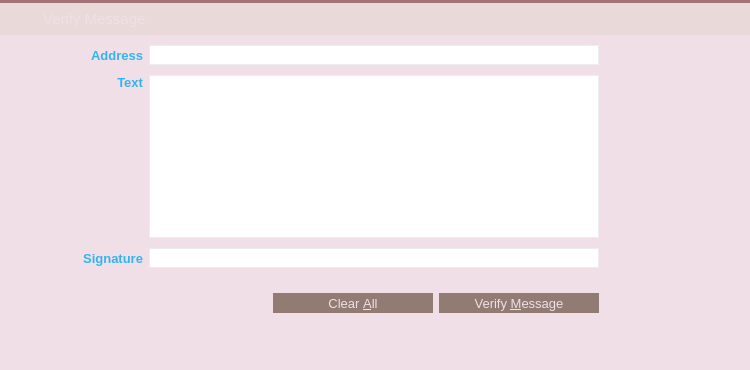
<?xml version="1.0" encoding="UTF-8"?>
<ui version="4.0">
 <class>VerifyMessagePage</class>
 <widget class="QWidget" name="VerifyMessagePage">
  <property name="geometry">
   <rect>
    <x>0</x>
    <y>0</y>
    <width>750</width>
    <height>370</height>
   </rect>
  </property>
  <property name="palette">
   <palette>
    <active>
     <colorrole role="Button">
      <brush brushstyle="SolidPattern">
       <color alpha="255">
        <red>233</red>
        <green>217</green>
        <blue>216</blue>
       </color>
      </brush>
     </colorrole>
     <colorrole role="Base">
      <brush brushstyle="SolidPattern">
       <color alpha="255">
        <red>233</red>
        <green>217</green>
        <blue>216</blue>
       </color>
      </brush>
     </colorrole>
     <colorrole role="Window">
      <brush brushstyle="SolidPattern">
       <color alpha="255">
        <red>233</red>
        <green>217</green>
        <blue>216</blue>
       </color>
      </brush>
     </colorrole>
     <colorrole role="Highlight">
      <brush brushstyle="SolidPattern">
       <color alpha="255">
        <red>235</red>
        <green>235</green>
        <blue>235</blue>
       </color>
      </brush>
     </colorrole>
     <colorrole role="HighlightedText">
      <brush brushstyle="SolidPattern">
       <color alpha="255">
        <red>171</red>
        <green>127</green>
        <blue>130</blue>
       </color>
      </brush>
     </colorrole>
    </active>
    <inactive>
     <colorrole role="Button">
      <brush brushstyle="SolidPattern">
       <color alpha="255">
        <red>233</red>
        <green>217</green>
        <blue>216</blue>
       </color>
      </brush>
     </colorrole>
     <colorrole role="Base">
      <brush brushstyle="SolidPattern">
       <color alpha="255">
        <red>233</red>
        <green>217</green>
        <blue>216</blue>
       </color>
      </brush>
     </colorrole>
     <colorrole role="Window">
      <brush brushstyle="SolidPattern">
       <color alpha="255">
        <red>233</red>
        <green>217</green>
        <blue>216</blue>
       </color>
      </brush>
     </colorrole>
     <colorrole role="Highlight">
      <brush brushstyle="SolidPattern">
       <color alpha="255">
        <red>235</red>
        <green>235</green>
        <blue>235</blue>
       </color>
      </brush>
     </colorrole>
     <colorrole role="HighlightedText">
      <brush brushstyle="SolidPattern">
       <color alpha="255">
        <red>171</red>
        <green>127</green>
        <blue>130</blue>
       </color>
      </brush>
     </colorrole>
    </inactive>
    <disabled>
     <colorrole role="Button">
      <brush brushstyle="SolidPattern">
       <color alpha="255">
        <red>233</red>
        <green>217</green>
        <blue>216</blue>
       </color>
      </brush>
     </colorrole>
     <colorrole role="Base">
      <brush brushstyle="SolidPattern">
       <color alpha="255">
        <red>233</red>
        <green>217</green>
        <blue>216</blue>
       </color>
      </brush>
     </colorrole>
     <colorrole role="Window">
      <brush brushstyle="SolidPattern">
       <color alpha="255">
        <red>233</red>
        <green>217</green>
        <blue>216</blue>
       </color>
      </brush>
     </colorrole>
     <colorrole role="Highlight">
      <brush brushstyle="SolidPattern">
       <color alpha="255">
        <red>240</red>
        <green>240</green>
        <blue>240</blue>
       </color>
      </brush>
     </colorrole>
     <colorrole role="HighlightedText">
      <brush brushstyle="SolidPattern">
       <color alpha="255">
        <red>171</red>
        <green>127</green>
        <blue>130</blue>
       </color>
      </brush>
     </colorrole>
    </disabled>
   </palette>
  </property>
  <property name="windowTitle">
   <string>Form</string>
  </property>
  <property name="styleSheet">
   <string notr="true">QLineEdit {
	border: 1px solid #ededed;
}
</string>
  </property>
  <layout class="QVBoxLayout" name="verticalLayout_3">
   <property name="spacing">
    <number>0</number>
   </property>
   <property name="margin">
    <number>0</number>
   </property>
   <item>
    <widget class="Line" name="lineBeforeAddressBook_3">
     <property name="styleSheet">
      <string notr="true">background-color: #A37276;</string>
     </property>
     <property name="frameShadow">
      <enum>QFrame::Raised</enum>
     </property>
     <property name="lineWidth">
      <number>0</number>
     </property>
     <property name="orientation">
      <enum>Qt::Horizontal</enum>
     </property>
    </widget>
   </item>
   <item>
    <widget class="QWidget" name="wHeader" native="true">
     <property name="minimumSize">
      <size>
       <width>0</width>
       <height>32</height>
      </size>
     </property>
     <property name="maximumSize">
      <size>
       <width>16777215</width>
       <height>32</height>
      </size>
     </property>
     <property name="is_header" stdset="0">
      <bool>true</bool>
     </property>
     <layout class="QHBoxLayout" name="horizontalLayout_20">
      <property name="margin">
       <number>0</number>
      </property>
      <item>
       <spacer name="horizontalSpacer_28">
        <property name="orientation">
         <enum>Qt::Horizontal</enum>
        </property>
        <property name="sizeType">
         <enum>QSizePolicy::Fixed</enum>
        </property>
        <property name="sizeHint" stdset="0">
         <size>
          <width>7</width>
          <height>20</height>
         </size>
        </property>
       </spacer>
      </item>
      <item>
       <widget class="QLabel" name="label_37">
        <property name="sizePolicy">
         <sizepolicy hsizetype="Preferred" vsizetype="Preferred">
          <horstretch>0</horstretch>
          <verstretch>0</verstretch>
         </sizepolicy>
        </property>
        <property name="minimumSize">
         <size>
          <width>30</width>
          <height>30</height>
         </size>
        </property>
        <property name="maximumSize">
         <size>
          <width>30</width>
          <height>30</height>
         </size>
        </property>
        <property name="text">
         <string/>
        </property>
        <property name="pixmap">
         <pixmap resource="../res.qrc">:/res/verify_sign.png</pixmap>
        </property>
       </widget>
      </item>
      <item>
       <widget class="QLabel" name="label_38">
        <property name="font">
         <font>
          <pointsize>11</pointsize>
          <stylestrategy>PreferAntialias</stylestrategy>
         </font>
        </property>
        <property name="styleSheet">
         <string notr="true">QLabel {
	color: #f0dfe7;
}</string>
        </property>
        <property name="text">
         <string>Verify Message</string>
        </property>
       </widget>
      </item>
     </layout>
    </widget>
   </item>
   <item>
    <widget class="QWidget" name="wContainer" native="true">
     <property name="styleSheet">
      <string notr="true">#wContainer {
	background-color: #f0dfe7;
}</string>
     </property>
     <layout class="QVBoxLayout" name="verticalLayout_2">
      <property name="spacing">
       <number>0</number>
      </property>
      <property name="margin">
       <number>0</number>
      </property>
      <item>
       <layout class="QHBoxLayout" name="horizontalLayout" stretch="1,7,1">
        <property name="spacing">
         <number>0</number>
        </property>
        <item>
         <spacer name="horizontalSpacer_29">
          <property name="orientation">
           <enum>Qt::Horizontal</enum>
          </property>
          <property name="sizeHint" stdset="0">
           <size>
            <width>136</width>
            <height>216</height>
           </size>
          </property>
         </spacer>
        </item>
        <item>
         <layout class="QVBoxLayout" name="verticalLayout">
          <item>
         <layout class="QGridLayout" name="gridLayout_5">
            <property name="topMargin">
             <number>6</number>
            </property>
            <property name="bottomMargin">
             <number>3</number>
            </property>
          <property name="spacing">
           <number>6</number>
          </property>
            <item row="0" column="3">
             <widget class="QLabel" name="label">
              <property name="minimumSize">
               <size>
                <width>28</width>
                <height>0</height>
               </size>
              </property>
              <property name="font">
               <font>
                <pointsize>10</pointsize>
                <weight>75</weight>
                <bold>true</bold>
               </font>
              </property>
              <property name="text">
               <string/>
              </property>
              <property name="alignment">
               <set>Qt::AlignCenter</set>
              </property>
              <property name="wordWrap">
               <bool>false</bool>
              </property>
             </widget>
            </item>
          <item row="2" column="0">
           <widget class="QLabel" name="label_40">
            <property name="font">
             <font>
              <pointsize>10</pointsize>
              <weight>75</weight>
              <bold>true</bold>
             </font>
            </property>
            <property name="styleSheet">
             <string notr="true">QLabel {
	color: #32b4f0;
}</string>
            </property>
            <property name="text">
             <string>Signature</string>
            </property>
            <property name="alignment">
             <set>Qt::AlignRight|Qt::AlignTrailing|Qt::AlignVCenter</set>
            </property>
            <property name="margin">
             <number>5</number>
            </property>
           </widget>
          </item>
          <item row="2" column="1">
           <widget class="QValidatedLineEdit" name="signatureIn_VM">
            <property name="minimumSize">
             <size>
              <width>0</width>
              <height>20</height>
             </size>
            </property>
            <property name="font">
             <font>
              <pointsize>10</pointsize>
             </font>
            </property>
            <property name="readOnly">
             <bool>false</bool>
            </property>
           </widget>
          </item>
          <item row="1" column="0">
           <widget class="QLabel" name="label_41">
            <property name="font">
             <font>
              <pointsize>10</pointsize>
              <weight>75</weight>
              <bold>true</bold>
             </font>
            </property>
            <property name="styleSheet">
             <string notr="true">QLabel {
	color: #32b4f0;
}</string>
            </property>
            <property name="text">
             <string>Text</string>
            </property>
            <property name="alignment">
             <set>Qt::AlignRight|Qt::AlignTop|Qt::AlignTrailing</set>
            </property>
            <property name="margin">
             <number>5</number>
            </property>
           </widget>
          </item>
          <item row="1" column="1">
           <widget class="QPlainTextEdit" name="messageIn_VM">
            <property name="font">
             <font>
              <pointsize>10</pointsize>
             </font>
            </property>
            <property name="styleSheet">
             <string notr="true">QPlainTextEdit {
	border: 1px solid #ededed;
}</string>
            </property>
            <property name="plainText">
             <string/>
            </property>
            <property name="backgroundVisible">
             <bool>false</bool>
            </property>
           </widget>
          </item>
          <item row="0" column="0">
           <widget class="QLabel" name="label_39">
            <property name="font">
             <font>
              <pointsize>10</pointsize>
              <weight>75</weight>
              <bold>true</bold>
             </font>
            </property>
            <property name="styleSheet">
             <string notr="true">QLabel {
	color: #32b4f0;
}</string>
            </property>
            <property name="text">
             <string>Address</string>
            </property>
            <property name="alignment">
             <set>Qt::AlignRight|Qt::AlignTrailing|Qt::AlignVCenter</set>
            </property>
            <property name="margin">
             <number>5</number>
            </property>
           </widget>
          </item>
          <item row="0" column="1">
           <widget class="QValidatedLineEdit" name="addressIn_VM">
            <property name="minimumSize">
             <size>
              <width>0</width>
              <height>20</height>
             </size>
            </property>
            <property name="font">
             <font>
              <pointsize>10</pointsize>
             </font>
            </property>
            <property name="toolTip">
             <string>The address the message was signed with (e.g. 7NS17iag9jJgTHD1VXjvLCEnZuQ3rJDE9L)</string>
            </property>
            <property name="maxLength">
             <number>34</number>
            </property>
           </widget>
          </item>
          <item row="0" column="2">
           <widget class="QPushButton" name="addressBookButton_VM">
            <property name="minimumSize">
             <size>
              <width>28</width>
              <height>28</height>
             </size>
            </property>
            <property name="maximumSize">
             <size>
              <width>28</width>
              <height>28</height>
             </size>
            </property>
            <property name="toolTip">
             <string>Choose an address from the address book</string>
            </property>
            <property name="styleSheet">
             <string notr="true">QPushButton {
	border: 0px solid gray;
	image: url(:/res/addressbook/normal.png);	
}

QPushButton:!enabled {
	image: url(:/res/addressbook/disabled.png);
}

QPushButton:pressed:flat {
	image: url(:/res/addressbook/pressed.png);
}

QPushButton:hover {
	image: url(:/res/addressbook/hover.png);
}</string>
            </property>
            <property name="shortcut">
             <string>Alt+A</string>
            </property>
            <property name="flat">
             <bool>true</bool>
            </property>
           </widget>
          </item>
            <item row="2" column="2">
             <widget class="QLabel" name="label_2">
              <property name="minimumSize">
               <size>
                <width>28</width>
                <height>28</height>
               </size>
              </property>
            <property name="font">
             <font>
              <pointsize>10</pointsize>
              <weight>75</weight>
              <bold>true</bold>
             </font>
            </property>
            <property name="text">
             <string/>
            </property>
            <property name="alignment">
             <set>Qt::AlignCenter</set>
            </property>
            <property name="wordWrap">
             <bool>false</bool>
            </property>
           </widget>
          </item>
         </layout>
        </item>
        <item>
           <widget class="QLabel" name="statusLabel_VM">
            <property name="font">
             <font>
              <pointsize>10</pointsize>
              <weight>75</weight>
              <bold>true</bold>
             </font>
            </property>
            <property name="text">
             <string/>
            </property>
            <property name="alignment">
             <set>Qt::AlignCenter</set>
            </property>
            <property name="wordWrap">
             <bool>true</bool>
            </property>
           </widget>
          </item>
          <item>
           <widget class="QWidget" name="wAcceptHolder" native="true">
            <property name="minimumSize">
             <size>
              <width>0</width>
              <height>26</height>
             </size>
            </property>
            <layout class="QHBoxLayout" name="horizontalLayout_22">
             <property name="margin">
              <number>0</number>
             </property>
             <item>
              <spacer name="horizontalSpacer_30">
               <property name="orientation">
                <enum>Qt::Horizontal</enum>
               </property>
               <property name="sizeHint" stdset="0">
                <size>
                 <width>40</width>
                 <height>20</height>
                </size>
               </property>
              </spacer>
             </item>
             <item>
              <widget class="QPushButton" name="clearButton_VM">
               <property name="minimumSize">
                <size>
                 <width>160</width>
                 <height>20</height>
                </size>
               </property>
               <property name="maximumSize">
                <size>
                 <width>160</width>
                 <height>20</height>
                </size>
               </property>
               <property name="font">
                <font>
                 <pointsize>10</pointsize>
                 <stylestrategy>PreferAntialias</stylestrategy>
                </font>
               </property>
               <property name="toolTip">
                <string>Reset all verify message fields</string>
               </property>
               <property name="styleSheet">
                <string notr="true">QPushButton {
	background-color: #927b72;
	color: #f0dfe7;
	border: 0px solid gray;
	max-height: 20px;
	min-height: 20px;
	max-width: 160px;
	min-width: 160px;
}

QPushButton:hover {
	background-color: #32b4f0;
}

QPushButton:pressed:flat {
	background-color: #00a3de;
}</string>
               </property>
               <property name="text">
                <string>Clear &amp;All</string>
               </property>
               <property name="flat">
                <bool>true</bool>
               </property>
              </widget>
             </item>
             <item>
              <widget class="QPushButton" name="verifyMessageButton_VM">
               <property name="font">
                <font>
                 <pointsize>10</pointsize>
                 <stylestrategy>PreferAntialias</stylestrategy>
                </font>
               </property>
               <property name="toolTip">
                <string>Verify the message to ensure it was signed with the specified GrumpyCoin address</string>
               </property>
               <property name="styleSheet">
                <string notr="true">QPushButton {
	background-color: #927b72;
	color: #f0dfe7;
	border: 0px solid gray;
	max-height: 20px;
	min-height: 20px;
	max-width: 160px;
	min-width: 160px;
}

QPushButton:hover {
	background-color: #32b4f0;
}

QPushButton:pressed:flat {
	background-color: #00a3de;
}</string>
               </property>
               <property name="text">
                <string>Verify &amp;Message</string>
               </property>
               <property name="flat">
                <bool>true</bool>
               </property>
              </widget>
             </item>
             <item>
              <spacer name="horizontalSpacer">
               <property name="orientation">
                <enum>Qt::Horizontal</enum>
               </property>
               <property name="sizeType">
                <enum>QSizePolicy::Fixed</enum>
               </property>
               <property name="sizeHint" stdset="0">
                <size>
                 <width>68</width>
                 <height>20</height>
                </size>
               </property>
              </spacer>
             </item>
            </layout>
           </widget>
          </item>
         </layout>
        </item>
        <item>
         <spacer name="horizontalSpacer_31">
          <property name="orientation">
           <enum>Qt::Horizontal</enum>
          </property>
          <property name="sizeHint" stdset="0">
           <size>
            <width>136</width>
            <height>20</height>
           </size>
          </property>
         </spacer>
        </item>
       </layout>
      </item>
      <item>
       <spacer name="verticalSpacer">
        <property name="orientation">
         <enum>Qt::Vertical</enum>
        </property>
        <property name="sizeHint" stdset="0">
         <size>
          <width>20</width>
          <height>82</height>
         </size>
        </property>
       </spacer>
      </item>
     </layout>
    </widget>
   </item>
  </layout>
 </widget>
 <customwidgets>
  <customwidget>
   <class>QValidatedLineEdit</class>
   <extends>QLineEdit</extends>
   <header>qvalidatedlineedit.h</header>
  </customwidget>
 </customwidgets>
 <resources>
  <include location="../res.qrc"/>
 </resources>
 <connections/>
</ui>
